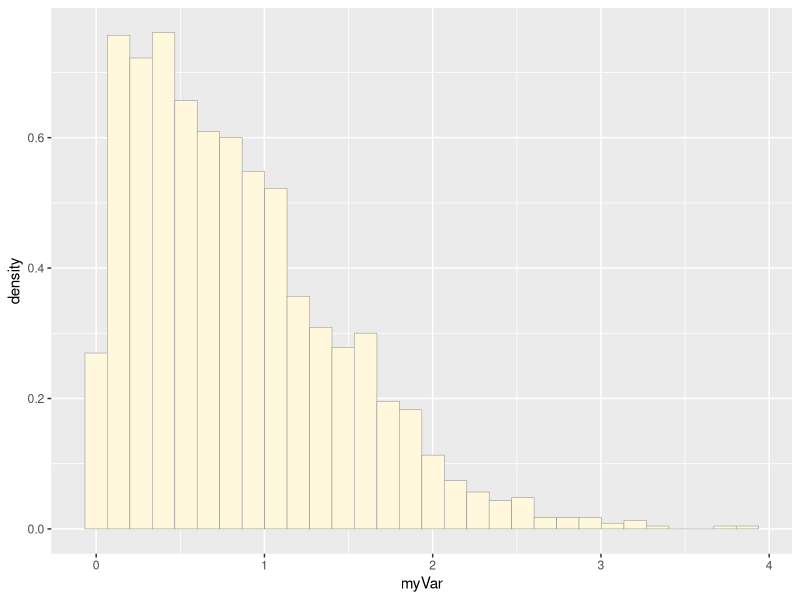
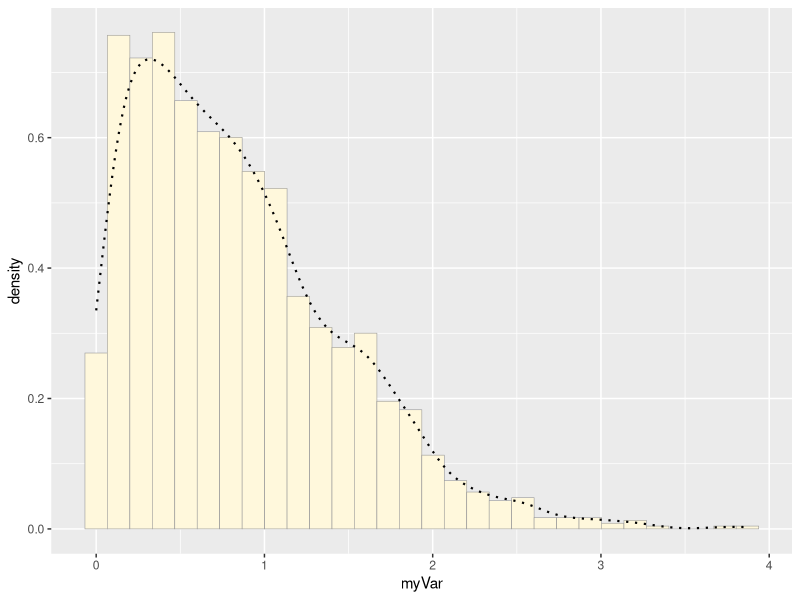
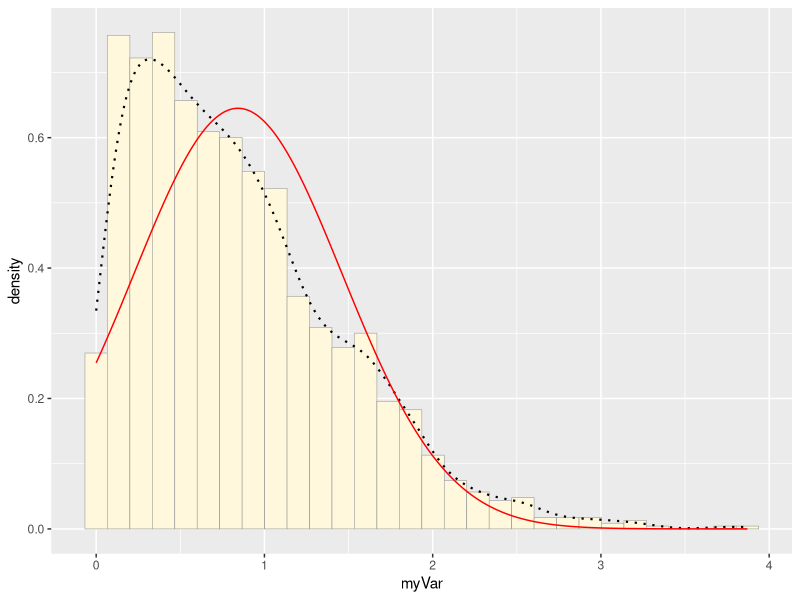
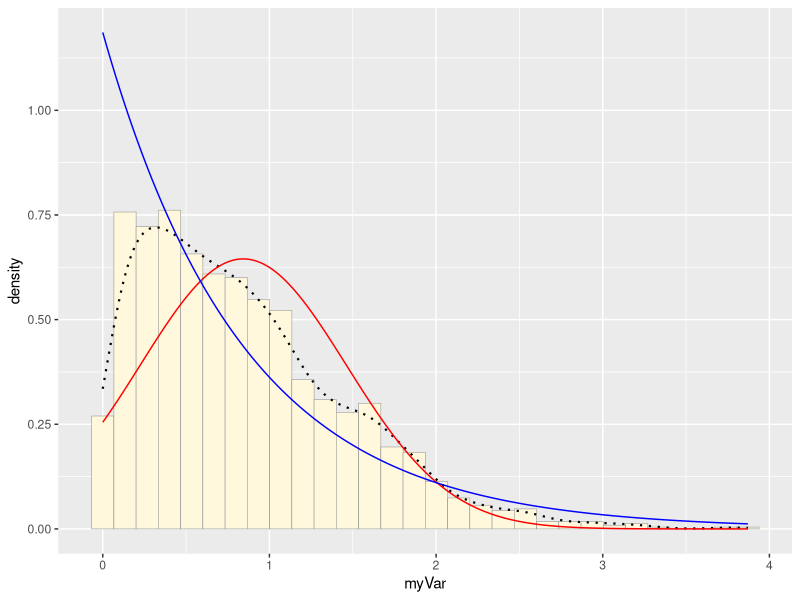
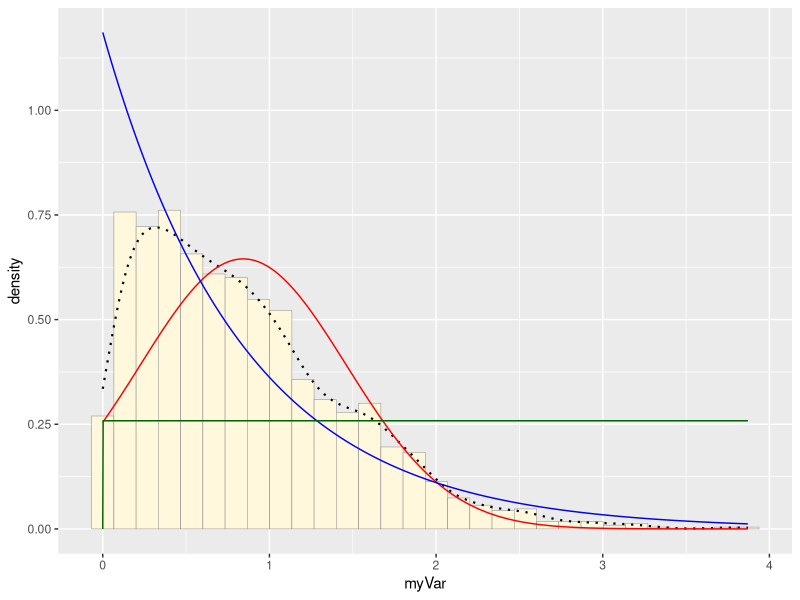
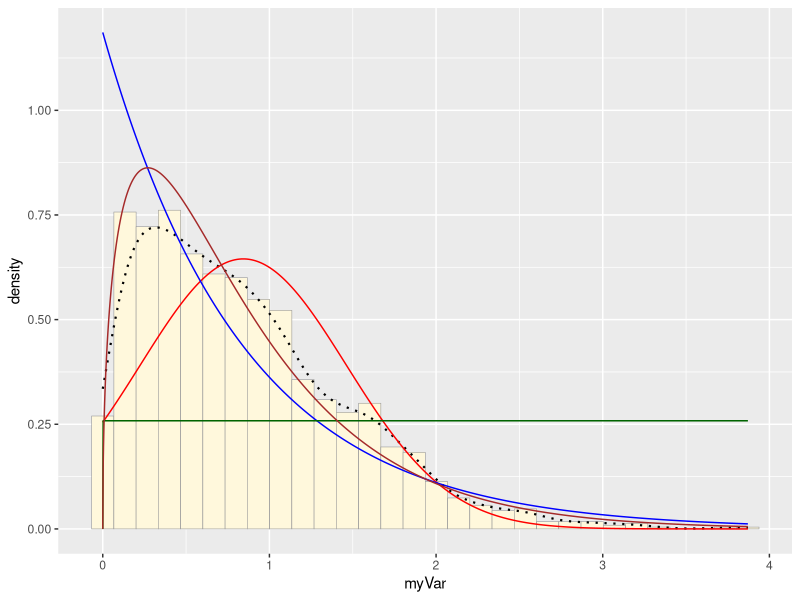
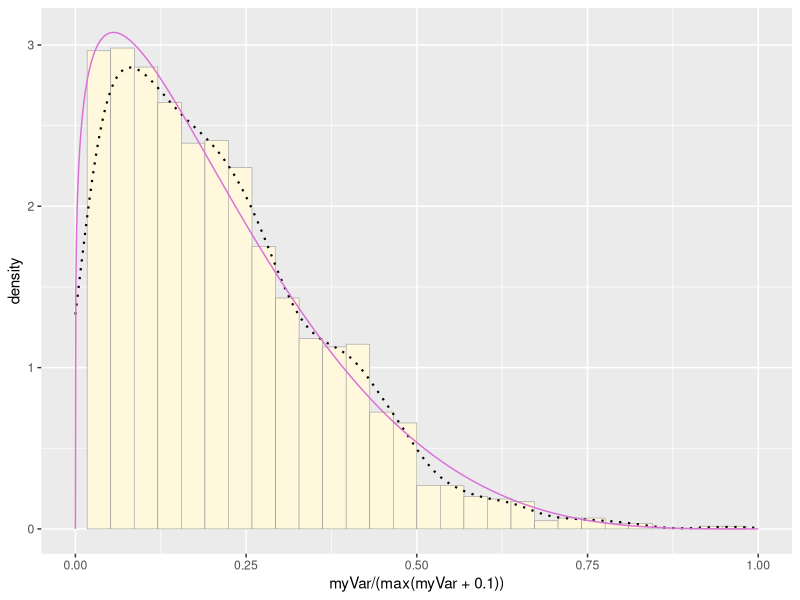

These figures' R source, in order:
## ---- chunk 1
knitr::opts_chunk$set(echo = TRUE, message=FALSE, warning=FALSE)
## ---- chunk 2
library(ggplot2) # for graphics
library(MASS) # for maximum likelihood estimation
## ---- chunk 3
# quick and dirty, a truncated normal distribution to work on the solution set

z <- rnorm(n=3000,mean=0.2)
z <- data.frame(1:3000,z)
names(z) <- list("ID","myVar")
z <- z[z$myVar>0,]
str(z)
summary(z$myVar)
## ---- chunk 4
p1 <- ggplot(data=z, aes(x=myVar, y=..density..)) +
  geom_histogram(color="grey60",fill="cornsilk",size=0.2) 
print(p1)
## ---- chunk 5
p1 <-  p1 +  geom_density(linetype="dotted",size=0.75)
print(p1)
## ---- chunk 6
normPars <- fitdistr(z$myVar,"normal")
print(normPars)
str(normPars)
normPars$estimate["mean"] # note structure of getting a named attribute

## ---- chunk 7

meanML <- normPars$estimate["mean"]
sdML <- normPars$estimate["sd"]

xval <- seq(0,max(z$myVar),len=length(z$myVar))

 stat <- stat_function(aes(x = xval, y = ..y..), fun = dnorm, colour="red", n = length(z$myVar), args = list(mean = meanML, sd = sdML))
 p1 + stat
## ---- chunk 8
expoPars <- fitdistr(z$myVar,"exponential")
rateML <- expoPars$estimate["rate"]

stat2 <- stat_function(aes(x = xval, y = ..y..), fun = dexp, colour="blue", n = length(z$myVar), args = list(rate=rateML))
 p1 + stat + stat2
## ---- chunk 9
stat3 <- stat_function(aes(x = xval, y = ..y..), fun = dunif, colour="darkgreen", n = length(z$myVar), args = list(min=min(z$myVar), max=max(z$myVar)))
 p1 + stat + stat2 + stat3
## ---- chunk 10
gammaPars <- fitdistr(z$myVar,"gamma")
shapeML <- gammaPars$estimate["shape"]
rateML <- gammaPars$estimate["rate"]

stat4 <- stat_function(aes(x = xval, y = ..y..), fun = dgamma, colour="brown", n = length(z$myVar), args = list(shape=shapeML, rate=rateML))
 p1 + stat + stat2 + stat3 + stat4
## ---- chunk 11

pSpecial <- ggplot(data=z, aes(x=myVar/(max(myVar + 0.1)), y=..density..)) +
  geom_histogram(color="grey60",fill="cornsilk",size=0.2) + 
  xlim(c(0,1)) +
  geom_density(size=0.75,linetype="dotted")

betaPars <- fitdistr(x=z$myVar/max(z$myVar + 0.1),start=list(shape1=1,shape2=2),"beta")
shape1ML <- betaPars$estimate["shape1"]
shape2ML <- betaPars$estimate["shape2"]

statSpecial <- stat_function(aes(x = xval, y = ..y..), fun = dbeta, colour="orchid", n = length(z$myVar), args = list(shape1=shape1ML,shape2=shape2ML))
pSpecial + statSpecial
